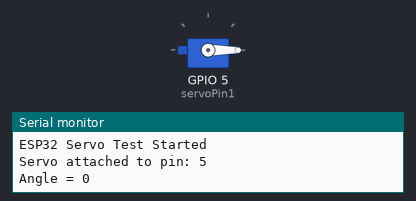
Bench run of a sketch on a simulated ESP32. Shown: servo, the last lines printed to the serial monitor.

Above: at 1.05 s.
At 2.5 s:
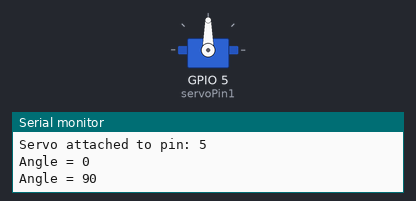
At 4.0 s:
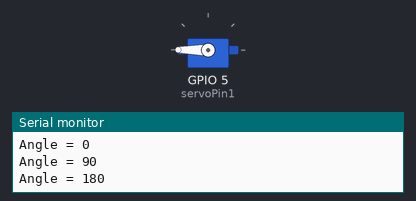
Timing chart, 0 to 7.9 s (numbered marks = the images above):
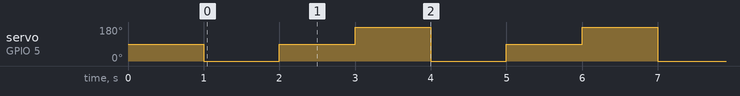

Measured:
- by itself, servo on GPIO 5 (servoPin1): repeats every 3.0 s: 90° 1.0 s, 180° 1.0 s, 0° 1.0 s

The sketch:

Servo_test_ESP32.ino
```cpp
#include <Servo.h>

// --- Create servo object ---
Servo servo1;

const int servoPin1 = 5;

void setup() {
  Serial.begin(115200);
  delay(1000);   // Give Serial Monitor time to open

  Serial.println("ESP32 Servo Test Started");

  // Attach servo
  servo1.attach(servoPin1);
  Serial.print("Servo attached to pin: ");
  Serial.println(servoPin1);
}


void loop() {
  servo1.write(0);
  Serial.println("Angle = 0");
  delay(1000);

  servo1.write(90);
  Serial.println("Angle = 90");
  delay(1000);

  servo1.write(180);
  Serial.println("Angle = 180");
  delay(1000);
}


// ---- Function to move one servo up and down ----
// void waveServo(Servo &servo, const char *name, int stepDelay) {
//   for (int pos = 90; pos >= 0; pos--) {
//     servo.write(pos);
//     Serial.print(name); Serial.print(" Angle: "); Serial.println(pos);
//     delay(stepDelay);
//   }
//   for (int pos = 0; pos <= 90; pos++) {
//     servo.write(pos);
//     Serial.print(name); Serial.print(" Angle: "); Serial.println(pos);
//     delay(stepDelay);
//   }
// }

// #include <ESP32Servo.h>

// // --- Create 3 servo objects ---
// Servo servo1;
// Servo servo2;
// Servo servo3;

// const int servoPin1 = 13;
// const int servoPin2 = 12;
// const int servoPin3 = 14;

// void setup() {
//   Serial.begin(115200);   // Start Serial Monitor

//   // Attach all 3 servos
//   servo1.attach(servoPin1);
//   servo2.attach(servoPin2);
//   servo3.attach(servoPin3);

//   // Initialize all at 0°
//   servo1.write(0);
//   servo2.write(0);
//   servo3.write(0);
// }

// void loop() {
//   // Sweep all 3 servos together to 0°
//   sweepServos(0, 10);
//   delay(2000);

//   // Sweep all 3 servos together to 90°
//   sweepServos(50, 10);
//   delay(2000);

//   // Sweep all 3 servos back to 0°
//   sweepServos(0, 10);
//   delay(2000);
// }

// // --- Function to sweep ALL servos slowly and in sync ---
// void sweepServos(int targetAngle, int stepDelay) {
//   int current1 = servo1.read();
//   int current2 = servo2.read();
//   int current3 = servo3.read();

//   // Assuming all move same direction
//   if (current1 < targetAngle) {
//     for (int pos = current1; pos <= targetAngle; pos++) {
//       servo1.write(pos);
//       servo2.write(pos);
//       servo3.write(pos);

//       Serial.print("Servo1: "); Serial.print(pos);
//       Serial.print("  Servo2: "); Serial.print(pos);
//       Serial.print("  Servo3: "); Serial.println(pos);

//       delay(stepDelay);
//     }
//   } else {
//     for (int pos = current1; pos >= targetAngle; pos--) {
//       servo1.write(pos);
//       servo2.write(pos);
//       servo3.write(pos);

//       Serial.print("Servo1: "); Serial.print(pos);
//       Serial.print("  Servo2: "); Serial.print(pos);
//       Serial.print("  Servo3: "); Serial.println(pos);

//       delay(stepDelay);
//     }
//   }
// }
```
